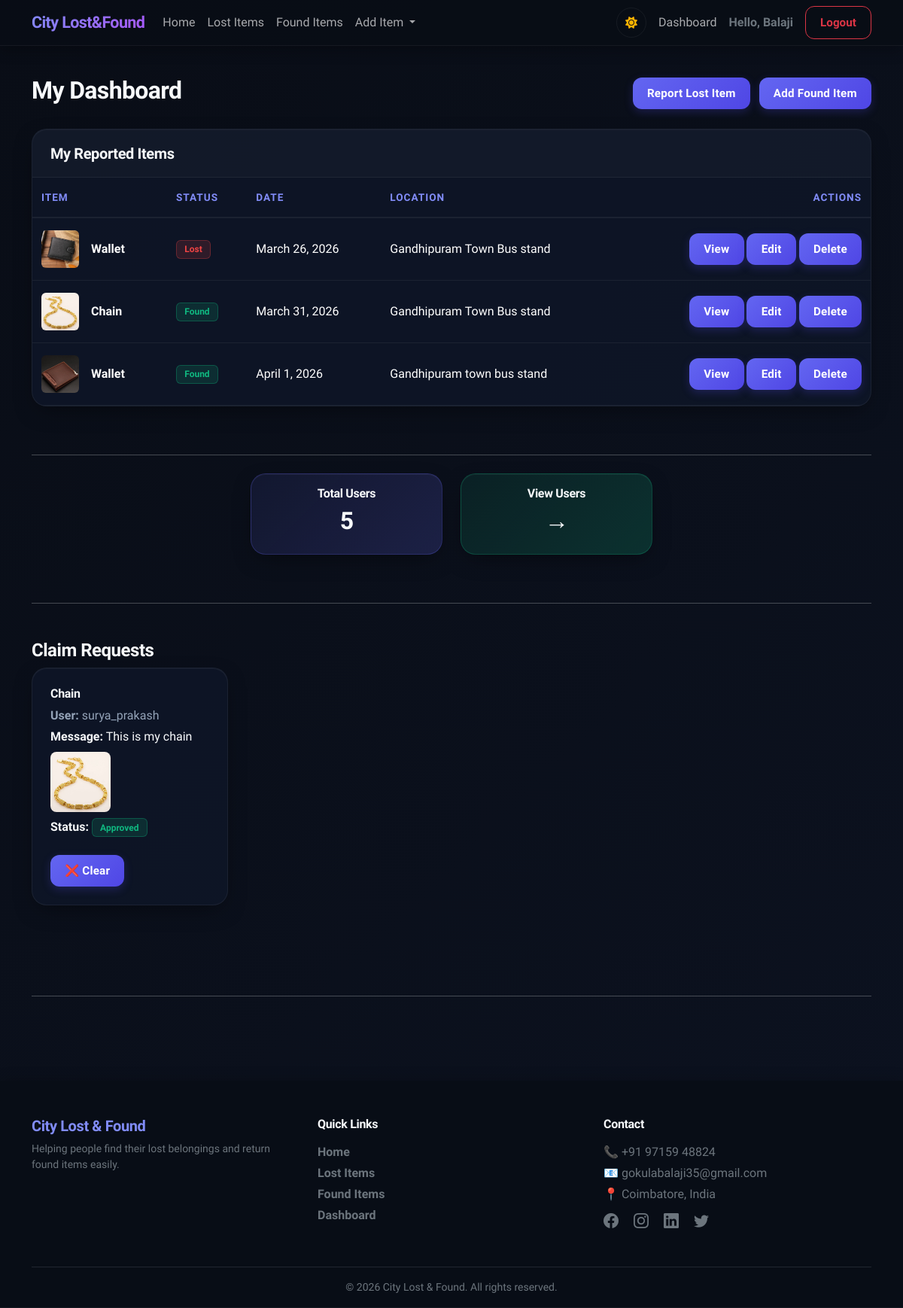
Screenshot of /dashboard/ (signed in) with the database file from the repository.
### items/models.py (models this page shows, shortened)
class Item(models.Model):
    STATUS_CHOICES = (
        ('lost', 'Lost'),
        ('found', 'Found'),
    )
    user = models.ForeignKey(User, on_delete=models.CASCADE, null=True, blank=True, related_name='items')
    title = models.CharField(max_length=100)
    description = models.TextField()
    location = models.CharField(max_length=100)
    date = models.DateField()
    contact_number = models.CharField(max_length=15, blank=True, null=True)
    status = models.CharField(max_length=10, choices=STATUS_CHOICES)
    image = models.ImageField(upload_to='items/', null=True, blank=True)

class Claim(models.Model):
    item = models.ForeignKey(Item, on_delete=models.CASCADE,related_name='claims')
    claimant = models.ForeignKey(User, on_delete=models.CASCADE)
    message = models.TextField()
    status = models.CharField(max_length=10, choices=[
        ('pending', 'Pending'),
        ('approved', 'Approved'),
        ('rejected', 'Rejected'),
    ], default='pending')
    is_cleared = models.BooleanField(default=False)
    created_at = models.DateTimeField(auto_now_add=True)

class ClaimImage(models.Model):
    claim = models.ForeignKey(Claim, on_delete=models.CASCADE, related_name='images')
    image = models.ImageField(upload_to='claim_proofs/')

### items/views.py (the view)
# urls.py: path('dashboard/', views.dashboard, name='dashboard'),
@login_required
@never_cache
def dashboard(request):
    if request.user.is_superuser:
        user_items = Item.objects.all()
        claims = Claim.objects.filter(is_cleared=False)
    else:
        user_items = Item.objects.filter(user=request.user)
        claims = Claim.objects.filter(item__user=request.user,
        is_cleared=False )
    total_users = User.objects.count()
    users_data = User.objects.annotate(
        total_posts=Count('items'),
        lost_count=Count('items', filter=Q(items__status='lost')),
        found_count=Count('items', filter=Q(items__status='found')),
    )
    context = {
        'user_items': user_items,
        'claims': claims,
        'total_users': total_users,
        'users_data': users_data,
    }
    return render(request, 'dashboard.html', context)

### templates/dashboard.html (shortened to what this page needs)
{% extends 'index.html' %}
{% block content %}
<div class="pb-5 mb-5" style="min-height: 65vh;">
    <div class="d-flex justify-content-between align-items-center mb-4 mt-3 dashboard-top-header">
        <h2 class="dashboard-title">My Dashboard</h2>
        <div class="dashboard-top-actions">
            <a href="{% url 'add_item' 'lost' %}" class="btn gradient-btn me-2">Report Lost Item</a>
            <a href="{% url 'add_item' 'found' %}" class="btn gradient-btn">Add Found Item</a>
        </div>
    </div>
    <div class="row">
        <div class="col-12">
            <div class="glass-card">
                <div class="card-header border-bottom">
                    <h5 class="mb-0">My Reported Items</h5>
                </div>
                <div class="card-body p-0">
                    <div class="table-responsive">
                        <table class="table table-hover mb-0 align-middle">
                            <thead class="text-uppercase" style="font-size: 0.85rem; letter-spacing: 1px;">
                                <tr>
                                    <th>Item</th>
                                    <th>Status</th>
                                    <th>Date</th>
                                    <th>Location</th>
                                    <th class="text-end">Actions</th>
                                </tr>
                            </thead>
                            <tbody>
                                {% for item in user_items %}
                                <tr>
                                    <td>
                                        <div class="d-flex align-items-center">
                                            {% if item.image %}
                                            <img src="{{ item.image.url }}" class="rounded me-3"
                                                style="width: 50px; height: 50px; object-fit: cover;">
                                            {% else %}
                                            <div class="rounded me-3 d-flex justify-content-center align-items-center text-muted"
                                                style="width: 50px; height: 50px; background: rgba(255,255,255,0.1);">
                                                <small>No Img</small>
                                            </div>
                                            {% endif %}
                                            <strong>{{ item.title }}</strong>
                                        </div>
                                    </td>
                                    <td>
                                        <span
                                            class="badge {% if item.status == 'lost' %}bg-danger{% else %}bg-success{% endif %}">
                                            {{ item.status|title }}
                                        </span>
                                    </td>
                                    <td>{{ item.date }}</td>
                                    <td>{{ item.location }}</td>
                                    <td class="text-end action-btn-cell">
                                        <div class="action-btn-wrapper">
                                            <a href="{% url 'item_detail' item.id %}"
                                                class="btn btn-sm gradient-btn">View</a>
                                            <a href="{% url 'edit_item' item.id %}" class="btn btn-sm gradient-btn">Edit</a>
                                            <a href="{% url 'delete_item' item.id %}"
                                                class="btn btn-sm gradient-btn">Delete</a>
                                        </div>
                                    </td>
                                </tr>
                                {% empty %}
                                <tr>
                                    <td colspan="5" class="text-center py-4 text-muted">
                                        You haven't reported any items yet.
                                    </td>
                                </tr>
                                {% endfor %}
                            </tbody>
                        </table>
                    </div>
                </div>
            </div>
        </div>
    </div>
    <br>
    <br>
    {% if request.user.is_superuser %}
    <hr>
    <div class="d-flex justify-content-center mt-4 mb-4">
        <div class="row text-center admin-stats-row" style="width: 50%;">
            <div class="col-md-6 mb-3">
                <div class="glass-card shadow border-0 stats-card-1 p-3">
                    <div class="card-body">
                        <h6>Total Users</h6>
                        <h2>{{ total_users }}</h2>
                    </div>
                </div>
            </div>
            <div class="col-md-6 mb-3">
                <a href="{% url 'users_overview' %}" style="text-decoration:none;">
                    <div class="glass-card shadow border-0 stats-card-2 p-3">
                        <div class="card-body">
                            <h6>View Users</h6>
                            <h2>→</h2>
                        </div>
                    </div>
                </a>
            </div>
        </div>
    </div>
    {% endif %}
    <hr class="my-5">
    <h4>Claim Requests</h4>
    <div class="row">
      {% for claim in claims %}
        {% if claim.status != 'cleared' %}
        <div class="col-md-3 mb-4">
            <div class="glass-card p-4 h-100">
                <h6 class="fw-bold">{{ claim.item.title }}</h6>
                <p class="mb-1 text-muted">
                    <strong>User:</strong> {{ claim.claimant.username }}
                </p>
                <p class="mb-1">
                    <strong>Message:</strong> {{ claim.message }}
                </p>
                {% if claim.images.all %}
                <div class="mt-2">
                    {% for img in claim.images.all %}
                    <a href="{{ img.image.url }}" target="_blank">
                        <img src="{{ img.image.url }}"
                            style="width:80px; height:80px; object-fit:cover; border-radius:8px;" class="me-2 mb-2">
                    </a>
                    {% endfor %}
                </div>
                {% endif %}
                <p>
                    <strong>Status:</strong>
                    {% if claim.status == 'approved' %}
                    <span class="badge bg-success">Approved</span>
                    {% elif claim.status == 'rejected' %}
                    <span class="badge bg-danger">Rejected</span>
                    {% else %}
                    <span class="badge bg-warning text-dark">Pending</span>
                    {% endif %}
                </p>
                <a href="{% url 'delete_claim' claim.id %}" class="btn btn-sm gradient-btn mt-2 claim-action-btn"
                    onclick="return confirm('Delete this request?')">
                    ❌ Clear
                </a>
            </div>
        </div>
        {% endif %}
        {% empty %}
        <p class="text-muted">No claim requests yet.</p>
        {% endfor %}
    </div>
</div>
<hr>
{% endblock %}

### templates/index.html (shortened to what this page needs)
{% load static %}
<!DOCTYPE html>
<html lang="en" data-bs-theme="light">
<head>
    <link href="https://cdn.jsdelivr.net/npm/bootstrap@5.3.2/dist/css/bootstrap.min.css" rel="stylesheet">
    <link href="https://cdn.jsdelivr.net/npm/bootstrap-icons@1.11.1/font/bootstrap-icons.css" rel="stylesheet">
    <link rel="stylesheet" href="https://cdnjs.cloudflare.com/ajax/libs/font-awesome/6.5.0/css/all.min.css">
    <link href="{% static 'css/style.css' %}" rel="stylesheet">
</head>
<body class="d-flex flex-column min-vh-100 {% block body_class %}{% endblock %} fade-in">
    <nav class="navbar navbar-expand-lg glass-nav sticky-top">
        <div class="container">
            <a class="navbar-brand fw-bold" href="{% url 'home' %}">City Lost&Found</a>
            <div class="collapse navbar-collapse" id="navbarNav">
                <ul class="navbar-nav me-auto">
                    <li class="nav-item">
                        <a class="nav-link" href="{% url 'home' %}">Home</a>
                    </li>
                    <li class="nav-item">
                        <a class="nav-link" href="{% url 'list_items' 'lost' %}">Lost Items</a>
                    </li>
                    <li class="nav-item">
                        <a class="nav-link" href="{% url 'list_items' 'found' %}">Found Items</a>
                    </li>
                    <li class="nav-item dropdown">
                        <a class="nav-link dropdown-toggle" href="#" data-bs-toggle="dropdown">
                            Add Item
                        </a>
                    </li>
                </ul>
                <ul class="navbar-nav align-items-center">
                    <li class="nav-item me-2">
                        <button onclick="toggleTheme()" class="theme-toggle-btn" type="button" aria-label="Toggle theme">
                            <i id="themeIcon" class="fa-solid fa-moon"></i>
                        </button>
                    </li>
                    {% if user.is_authenticated %}
                    <li class="nav-item">
                        <a class="nav-link" href="{% url 'dashboard' %}">Dashboard</a>
                    </li>
                    <li class="nav-item">
                        <span class="nav-link text-secondary fw-semibold">
                            Hello,
                            {% if user.first_name %}
                            {{ user.first_name }}
                            {% else %}
                            {{ user.username }}
                            {% endif %}
                        </span>
                    </li>
                    <li class="nav-item">
                        <form action="{% url 'logout' %}" method="post" class="d-inline">
                            <button type="submit" class="btn btn-outline-danger btn-sm ms-2">Logout</button>
                        </form>
                    </li>
                    {% endif %}
                </ul>
            </div>
        </div>
    </nav>
    <div class="container mt-4 mb-5">
        <main class="flex-grow-1">
            {% block content %}{% endblock %}
        </main>
    </div>
    <footer class="pt-5 pb-3 mt-5 glass-nav text-secondary">
        <div class="container">
            <div class="row">
                <div class="col-md-4 mb-4">
                    <h5 class="fw-bold text-primary">City Lost & Found</h5>
                    <p class="small">
                        Helping people find their lost belongings and return found items easily.
                    </p>
                </div>
                <div class="col-md-4 mb-4">
                    <h6 class="fw-bold mb-3">Quick Links</h6>
                    <ul class="list-unstyled">
                        <li class="mb-1"><a href="{% url 'home' %}" class="text-secondary text-decoration-none">Home</a></li>
                        <li class="mb-1"><a href="{% url 'list_items' 'lost' %}" class="text-secondary text-decoration-none">Lost Items</a></li>
                        <li class="mb-1"><a href="{% url 'list_items' 'found' %}" class="text-secondary text-decoration-none">Found Items</a></li>
                        <li class="mb-1"><a href="{% url 'dashboard' %}" class="text-secondary text-decoration-none">Dashboard</a></li>
                    </ul>
                </div>
                <div class="col-md-4 mb-4">
                    <h6 class="fw-bold mb-3">Contact</h6>
                    <p class="mb-1">📞 +91 97159 48824</p>
                    <p class="mb-1">📧 gokulabalaji35@gmail.com</p>
                    <p class="mb-2">📍 Coimbatore, India</p>
                    <div class="mt-2">
                        <a href="#" class="text-secondary me-3 fs-5"><i class="bi bi-facebook"></i></a>
                        <a href="#" class="text-secondary me-3 fs-5"><i class="bi bi-instagram"></i></a>
                        <a href="#" class="text-secondary me-3 fs-5"><i class="bi bi-linkedin"></i></a>
                        <a href="#" class="text-secondary fs-5"><i class="bi bi-twitter"></i></a>
                    </div>
                </div>
            </div>
            <hr class="border-secondary opacity-25">
            <div class="text-center small">
                © 2026 City Lost & Found. All rights reserved.
            </div>
        </div>
    </footer>
</body>
</html>

### rows the page displays
Item: image (picture), title "Wallet", status "Lost", date "March 26, 2026", location "Gandhipuram Town Bus stand"
Item: image (picture), title "Chain", status "Found", date "March 31, 2026", location "Gandhipuram Town Bus stand"
Item: image (picture), title "Wallet", status "Found", date "April 1, 2026", location "Gandhipuram town bus stand"
Claim: item "Chain", claimant.username "surya_prakash", message "This is my chain", status "Approved"
ClaimImage: image (picture)

### other values shown
{{ user.username }} "Balaji"
{{ total_users }} "5"
